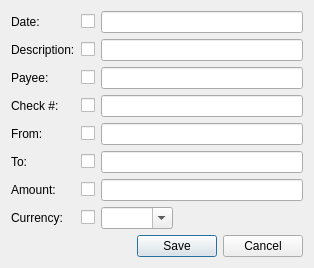
<?xml version="1.0" encoding="UTF-8"?>
<ui version="4.0">
 <class>MassEditionPanel</class>
 <widget class="QDialog" name="MassEditionPanel">
  <property name="geometry">
   <rect>
    <x>0</x>
    <y>0</y>
    <width>314</width>
    <height>267</height>
   </rect>
  </property>
  <property name="windowTitle">
   <string>Mass Editing</string>
  </property>
  <property name="modal">
   <bool>true</bool>
  </property>
  <layout class="QVBoxLayout" name="verticalLayout">
   <item>
    <layout class="QFormLayout" name="formLayout">
     <property name="fieldGrowthPolicy">
      <enum>QFormLayout::ExpandingFieldsGrow</enum>
     </property>
     <item row="0" column="0">
      <widget class="QLabel" name="label">
       <property name="text">
        <string>Date:</string>
       </property>
       <property name="buddy">
        <cstring>dateEdit</cstring>
       </property>
      </widget>
     </item>
     <item row="0" column="1">
      <layout class="QHBoxLayout" name="horizontalLayout">
       <item>
        <widget class="QCheckBox" name="dateCheckBox">
         <property name="text">
          <string/>
         </property>
        </widget>
       </item>
       <item>
        <widget class="DateEdit" name="dateEdit"/>
       </item>
      </layout>
     </item>
     <item row="1" column="0">
      <widget class="QLabel" name="label_2">
       <property name="text">
        <string>Description:</string>
       </property>
       <property name="buddy">
        <cstring>descriptionEdit</cstring>
       </property>
      </widget>
     </item>
     <item row="1" column="1">
      <layout class="QHBoxLayout" name="horizontalLayout_2">
       <item>
        <widget class="QCheckBox" name="descriptionCheckBox">
         <property name="text">
          <string/>
         </property>
        </widget>
       </item>
       <item>
        <widget class="DescriptionEdit" name="descriptionEdit"/>
       </item>
      </layout>
     </item>
     <item row="2" column="0">
      <widget class="QLabel" name="label_3">
       <property name="text">
        <string>Payee:</string>
       </property>
       <property name="buddy">
        <cstring>payeeEdit</cstring>
       </property>
      </widget>
     </item>
     <item row="2" column="1">
      <layout class="QHBoxLayout" name="horizontalLayout_3">
       <item>
        <widget class="QCheckBox" name="payeeCheckBox">
         <property name="text">
          <string/>
         </property>
        </widget>
       </item>
       <item>
        <widget class="PayeeEdit" name="payeeEdit"/>
       </item>
      </layout>
     </item>
     <item row="3" column="0">
      <widget class="QLabel" name="label_4">
       <property name="text">
        <string>Check #:</string>
       </property>
       <property name="buddy">
        <cstring>checknoEdit</cstring>
       </property>
      </widget>
     </item>
     <item row="3" column="1">
      <layout class="QHBoxLayout" name="horizontalLayout_4">
       <item>
        <widget class="QCheckBox" name="checknoCheckBox">
         <property name="text">
          <string/>
         </property>
        </widget>
       </item>
       <item>
        <widget class="QLineEdit" name="checknoEdit"/>
       </item>
      </layout>
     </item>
     <item row="4" column="0">
      <widget class="QLabel" name="label_5">
       <property name="text">
        <string>From:</string>
       </property>
       <property name="buddy">
        <cstring>fromEdit</cstring>
       </property>
      </widget>
     </item>
     <item row="4" column="1">
      <layout class="QHBoxLayout" name="horizontalLayout_5">
       <item>
        <widget class="QCheckBox" name="fromCheckBox">
         <property name="text">
          <string/>
         </property>
        </widget>
       </item>
       <item>
        <widget class="AccountEdit" name="fromEdit"/>
       </item>
      </layout>
     </item>
     <item row="5" column="0">
      <widget class="QLabel" name="label_6">
       <property name="text">
        <string>To:</string>
       </property>
       <property name="buddy">
        <cstring>toEdit</cstring>
       </property>
      </widget>
     </item>
     <item row="5" column="1">
      <layout class="QHBoxLayout" name="horizontalLayout_6">
       <item>
        <widget class="QCheckBox" name="toCheckBox">
         <property name="text">
          <string/>
         </property>
        </widget>
       </item>
       <item>
        <widget class="AccountEdit" name="toEdit"/>
       </item>
      </layout>
     </item>
     <item row="6" column="0">
      <widget class="QLabel" name="label_7">
       <property name="text">
        <string>Amount:</string>
       </property>
       <property name="buddy">
        <cstring>amountEdit</cstring>
       </property>
      </widget>
     </item>
     <item row="6" column="1">
      <layout class="QHBoxLayout" name="horizontalLayout_7">
       <item>
        <widget class="QCheckBox" name="amountCheckBox">
         <property name="text">
          <string/>
         </property>
        </widget>
       </item>
       <item>
        <widget class="QLineEdit" name="amountEdit"/>
       </item>
      </layout>
     </item>
     <item row="7" column="0">
      <widget class="QLabel" name="label_8">
       <property name="text">
        <string>Currency:</string>
       </property>
       <property name="buddy">
        <cstring>currencyComboBox</cstring>
       </property>
      </widget>
     </item>
     <item row="7" column="1">
      <layout class="QHBoxLayout" name="horizontalLayout_8">
       <item>
        <widget class="QCheckBox" name="currencyCheckBox">
         <property name="text">
          <string/>
         </property>
        </widget>
       </item>
       <item>
        <widget class="QComboBox" name="currencyComboBox">
         <property name="editable">
          <bool>true</bool>
         </property>
        </widget>
       </item>
      </layout>
     </item>
    </layout>
   </item>
   <item>
    <widget class="QDialogButtonBox" name="buttonBox">
     <property name="orientation">
      <enum>Qt::Horizontal</enum>
     </property>
     <property name="standardButtons">
      <set>QDialogButtonBox::Cancel|QDialogButtonBox::Save</set>
     </property>
    </widget>
   </item>
  </layout>
 </widget>
 <customwidgets>
  <customwidget>
   <class>DateEdit</class>
   <extends>QLineEdit</extends>
   <header>qt.support.date_edit</header>
  </customwidget>
  <customwidget>
   <class>DescriptionEdit</class>
   <extends>QLineEdit</extends>
   <header>qt.support.completable_edit</header>
  </customwidget>
  <customwidget>
   <class>PayeeEdit</class>
   <extends>QLineEdit</extends>
   <header>qt.support.completable_edit</header>
  </customwidget>
  <customwidget>
   <class>AccountEdit</class>
   <extends>QLineEdit</extends>
   <header>qt.support.completable_edit</header>
  </customwidget>
 </customwidgets>
 <resources/>
 <connections>
  <connection>
   <sender>buttonBox</sender>
   <signal>accepted()</signal>
   <receiver>MassEditionPanel</receiver>
   <slot>accept()</slot>
   <hints>
    <hint type="sourcelabel">
     <x>224</x>
     <y>141</y>
    </hint>
    <hint type="destinationlabel">
     <x>157</x>
     <y>162</y>
    </hint>
   </hints>
  </connection>
  <connection>
   <sender>buttonBox</sender>
   <signal>rejected()</signal>
   <receiver>MassEditionPanel</receiver>
   <slot>reject()</slot>
   <hints>
    <hint type="sourcelabel">
     <x>275</x>
     <y>147</y>
    </hint>
    <hint type="destinationlabel">
     <x>281</x>
     <y>162</y>
    </hint>
   </hints>
  </connection>
 </connections>
</ui>
